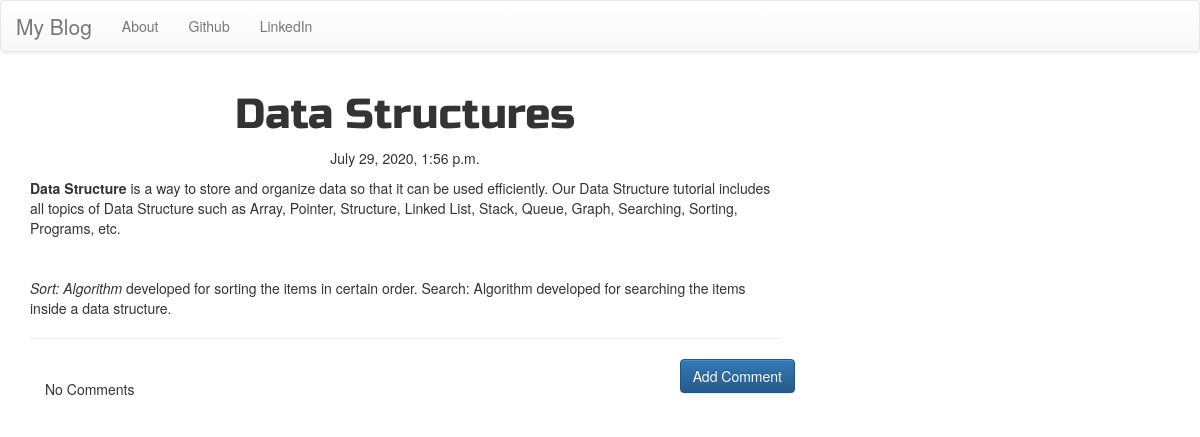
/post/1, run on the app's committed database.
### blog/models.py (models this page shows, shortened)
class Post(models.Model):
    author=models.ForeignKey('auth.User',on_delete=models.CASCADE)
    title=models.CharField(max_length=200)
    text=models.TextField()
    created_date=models.DateTimeField(default=timezone.now)
    published_date=models.DateTimeField(blank=True,null=True)

class Comment(models.Model):
    post=models.ForeignKey('blog.Post',related_name='comments',on_delete=models.CASCADE)
    author=models.CharField(max_length=200)
    text=models.TextField()
    created_date=models.DateTimeField(default=timezone.now)
    approved_comments=models.BooleanField(default=False)

### blog/views.py (the view)
# urls.py: url(r'^post/(?P<pk>\d+)$', views.PostDetailView.as_view(), name='post_detail'),
class PostDetailView(DetailView):
    model=Post

### blog/templates/blog/post_detail.html (shortened to what this page needs)
{% extends 'blog/base.html' %}
{% block content %}
<h1 class="posttitle loader">{{post.title}}</h1>
{% if post.published_date %}
    <div class="date postdate">
        {{post.published_date}}
    </div>
{% else %}
    <a class="btn btn-default" href="{% url 'post_published' pk=post.pk %}">Publish</a>
{% endif %}
<p class="postcontent">{{ post.text|safe|linebreaksbr}}</p>
<hr>
<a class="btn btn-primary btn-comment" href="{%url 'add_comment_to_post' pk=post.pk %}">Add Comment</a>
<div class="container">
    {% for comment in post.comments.all %}
    <br>
        <p>No Comments</p>
    {%endfor%}
</div>
{% endblock %}

### blog/static/css/blog.css (style rules this page uses)
.postdate { text-align: center; }
.posttitle { font-family: 'Russo One',sans-serif; font-size: 3em; text-align: center; }
.btn-comment { position: absolute; right: 0px; }
.loader { filter:hue-rotate(0deg); color:linear-gradient(45deg,#0f8,#08f); animation:hue 10000ms infinite linear; }

### data on the page
Post: title "Data Structures", published_date "July 29, 2020, 1:56 p.m.", text "Data Structure is a way to store and organize data so that it can be used efficiently. Our Data Structure tutorial includes all topics of Data Structure such as Array, Pointer, Structure, Linked List, Stack, Queue, Graph, Searching, Sorting, Programs, etc. Sort: Algorithm developed for sorting the items in certain order. Search: Algorithm developed for searching the items inside a data structure."
